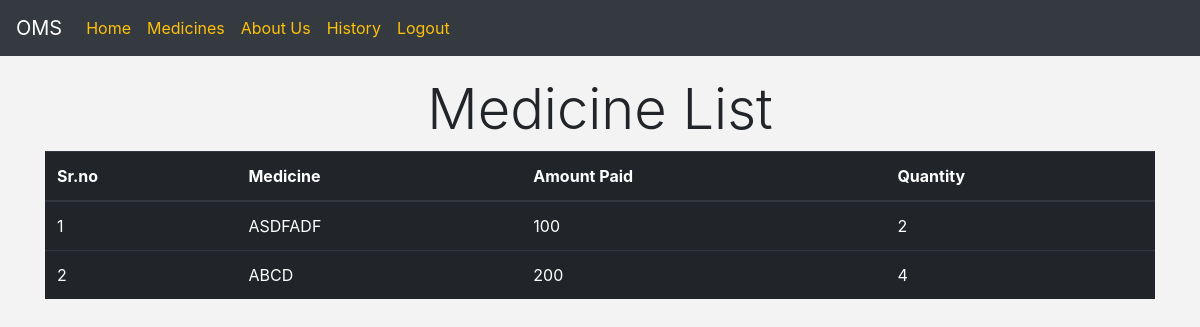
Page /OMS/my_medicines.php (signed in) on the committed database.
### tables this page shows
CREATE TABLE `purchases` (
  `id` int(10) NOT NULL,
  `cid` int(10) NOT NULL DEFAULT '0',
  `pid` int(10) NOT NULL DEFAULT '0',
  `amt` varchar(50) NOT NULL DEFAULT '0',
  `qty` int(10) NOT NULL DEFAULT '0',
  `status` int(1) NOT NULL DEFAULT '1'
);

### OMS/my_medicines.php (the view, shortened to what this page needs)
<?php
include 'header.php';
include 'db.php';
include 'nor_menu.php';
$pro = array();
$sql = "SELECT * FROM products";
$result = mysqli_query($conn,$sql);
while($row = mysqli_fetch_assoc($result)){
	$pro[$row['id']] = $row['product_name'];
}
$sql = "SELECT * FROM purchases where cid = '".$_SESSION['cid']."' ORDER BY id DESC";
$result = mysqli_query($conn,$sql);
$tdata = "";
if(mysqli_num_rows($result) > 0){
	$i = 1;
	while($row = mysqli_fetch_assoc($result)){
		$tdata .= "<tr>
					<td>".$i."</td>
					<td>".$pro[$row['pid']]."</td>
					<td>".$row['amt']."</td>
				  	<td>".$row['qty']."</td>
				  </tr>";
			$i++;
	}
}else{
	$tdata = "<tr><td colspan='4'>No records found</td></tr>";
}
?>
<div class="container">
	<div class="row" style="padding-top:20px; ">
		<div class="col-lg-12 col-sm-12">
			<h4 class="display-4 text-center">Medicine List</h4>
		</div>
	</div>
	<div class="row">
		<div class="col-sm-12">
			<table class="table table-dark">
				<thead>
					<th>Sr.no</th>
					<th>Medicine </th>
					<th>Amount Paid</th>
					<th>Quantity</th>
				</thead>
				<tbody>
					<?php echo $tdata;?>
				</tbody>
			</table>
		</div>
	</div>
</div>
<?php
include 'footer.php';
?>

### OMS/css/custom.css (style rules this page uses)
body { padding: 0px; margin: 0px; background: #f3f3f3; }

### rows in the picture
purchases: pid "ASDFADF", amt "100", qty "2"
purchases: pid "ABCD", amt "200", qty "4"
